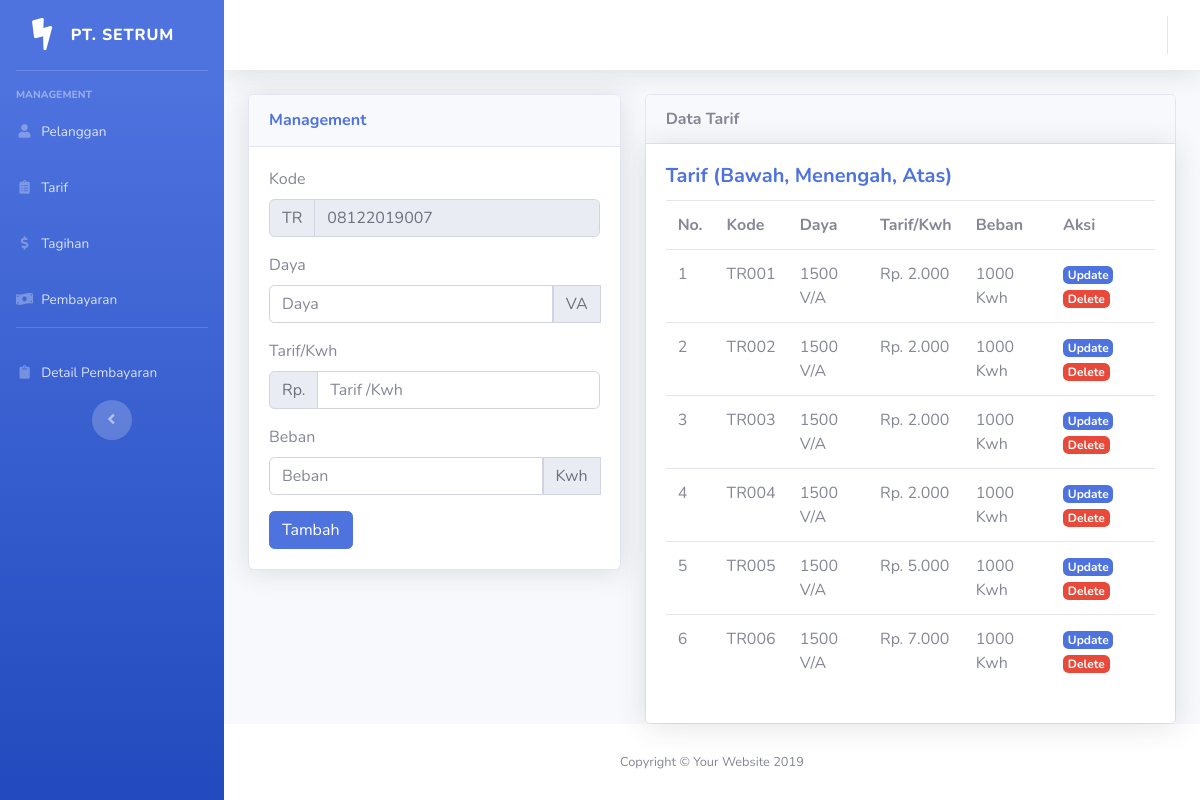
/index.php/management/tarif, run on the app's committed database.
### tables this page shows
CREATE TABLE `tarif` (
  `id` int(11) NOT NULL,
  `kode` varchar(125) NOT NULL,
  `daya` varchar(125) NOT NULL,
  `tarif_perkwh` int(11) NOT NULL,
  `beban` int(11) NOT NULL
);

### application/controllers/Management.php (called while the page is built, shortened)
<?php
class Management extends CI_Controller {
    public function __construct(){
        $this->load->model('Management_model','management');
    }
    public function tarif(){
        $data['title'] = "Tarif";
        $data['tarif'] = $this->management->getTarif();
        $data['kode'] = $this->management->kode();
        $this->form_validation->set_rules('kode','Kode','required|is_unique[tarif.kode]|trim');
        $this->form_validation->set_rules('daya','Daya','required|trim');
        $this->form_validation->set_rules('tarif','Tarif','required|trim');
        $this->form_validation->set_rules('beban','Beban','required|trim');
        if($this->form_validation->run() == false){
            $this->session->unset_userdata('tarif');
            $this->load->view('templates/header',$data);
            $this->load->view('templates/sidebar');
            $this->load->view('templates/topbar');
            $this->load->view('management/tarif',$data);
            $this->load->view('templates/footer');
        }else{
            $this->management->inTarif();
            $this->session->set_flashdata('message','<div class="alert alert-success" role="alert">Berhail menambah daftar Tarif</div>');
            $this->session->unset_userdata('tarif');
            redirect('management/tarif');
        }
    }
}

### index.php (called while the page is built, shortened)
<?php
require_once BASEPATH.'core/CodeIgniter.php';

### application/models/Management_model.php (called while the page is built, shortened)
<?php
class Management_model extends CI_Model {
    public function getTarif(){
        return $this->db->get('tarif')->result_array();
    }
    public function kode(){
        $this->db->select('RIGHT(tarif.kode,2) as kode_barang', FALSE);
        $this->db->order_by('kode_barang','DESC');
        $this->db->limit(1);
        $query = $this->db->get('tarif');
        if($query->num_rows() <> 0){
             $data = $query->row();
             $kode = intval($data->kode_barang) + 1;
        }
        else{
             $kode = 1;
        }
            $tgl=date('dmY');
            $batas = str_pad($kode, 3, "0", STR_PAD_LEFT);
            $kodetampil = $tgl.$batas;
            return $kodetampil;
       }
}

### application/views/management/tarif.php (the view, shortened to what this page needs)
<div class="container">
    <div class="row">
        <div class="col-lg-5 mb-4">
        <div class="card shadow mb-4">
            <div class="card-header py-3">
                <h6 class="m-0 font-weight-bold text-primary">Management</h6>
            </div>
            <div class="card-body">
            <form action="<?= base_url('management/tarif'); ?>" method="post">
                <div class="form-group">
                    <label for="kode">Kode</label>
                    <div class="input-group">
                        <div class="input-group-prepend">
                            <div class="input-group-text">TR</div>
                        </div>
                        <input readonly value="<?= $kode; ?>" type="text" id="kode" class="form-control" placeholder="Kode tarif" name="kode">
                    </div>
                </div>
                <div class="form-group">
                    <label for="daya">Daya</label>
                    <div class="input-group">
                    <input type="text" id="daya" class="form-control" placeholder="Daya" name="daya">
                    <div class="input-group-prepend">
                            <div class="input-group-text">VA</div>
                    </div>
                    </div>
                </div>
                <div class="form-group">
                    <label for="tarif">Tarif/Kwh</label>
                    <div class="input-group">
                        <div class="input-group-prepend">
                            <div class="input-group-text">Rp.</div>
                        </div>
                        <input type="text" class="form-control" id="tarif" onkeyup="tari();" placeholder="Tarif /Kwh" name="tarif">
                    </div>
                </div>
                <div class="form-group">
                    <label for="beban">Beban</label>
                    <div class="input-group">
                    <input type="text" class="form-control" id="beban" placeholder="Beban" name="beban">
                    <div class="input-group-prepend">
                            <div class="input-group-text">Kwh</div>
                    </div>
                    </div>
                </div>
                <button class="btn btn-primary" type="submit">Tambah</button>
            </form>
            </div>
        </div>
        </div>
        <div class="col-lg-7">
        <div class="card">
            <div class="card-header font-weight-bold">
                Data Tarif
            </div>
            <div class="card-body shadow">
                <h5 class="card-title font-weight-bold text-primary">Tarif (Bawah, Menengah, Atas)</h5>
                <div class="table-responsive">
                    <table class="table">
                        <tr>
                            <th>No.</th>
                            <th>Kode</th>
                            <th>Daya</th>
                            <th>Tarif/Kwh</th>
                            <th>Beban</th>
                            <th>Aksi</th>
                        </tr>
                        <?php $i = 1; ?>
                        <?php foreach($tarif as $tar) : ?>
                        <tr>
                            <td><?= $i; ?></td>
                            <td><?= $tar['kode']; ?></td>
                            <td><?= $tar['daya']. " "."V/A"; ?></td>
                            <td><?= "Rp."." ".number_format($tar['tarif_perkwh'],0,',','.'); ?></td>
                            <td><?= $tar['beban']." "."Kwh"; ?></td>
                            <td>
                                <a href="<?= base_url('management/updatetarif/') ?><?= $tar['kode']; ?>" class="badge badge-primary">Update</a>
                                <a href="<?= base_url('management/deletetarif/') ?><?= $tar['kode']; ?>" class="badge badge-danger">Delete</a>
                            </td>
                        </tr>
                        <?php $i++; ?>
                        <?php endforeach; ?>
                    </table>
                </div>
            </div>
        </div>
        </div>
    </div>
</div>

### data on the page
tarif: kode "TR001", daya "1500", tarif_perkwh "2.000", beban "1000"
tarif: kode "TR002", daya "1500", tarif_perkwh "2.000", beban "1000"
tarif: kode "TR003", daya "1500", tarif_perkwh "2.000", beban "1000"
tarif: kode "TR004", daya "1500", tarif_perkwh "2.000", beban "1000"
tarif: kode "TR005", daya "1500", tarif_perkwh "5.000", beban "1000"
tarif: kode "TR006", daya "1500", tarif_perkwh "7.000", beban "1000"
